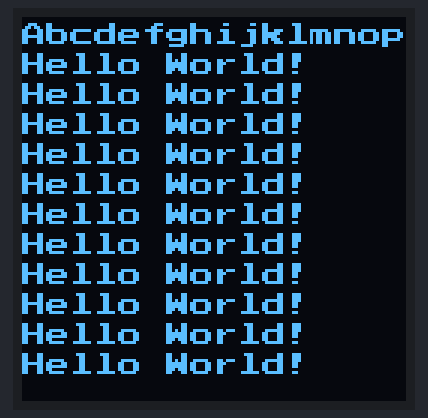
This sketch was run on a simulated Arduino Uno, built with avr-gcc and run on an emulated ATmega328P. On the bench: 128×128 one-colour display.

Above: at 3.6 s.

The sketch:

test_oled.ino
```cpp
#include <Arduino.h>
#include <U8g2lib.h>
#include <SPI.h>
#include <Wire.h>
#include "Symbols.h"

U8G2_SH1107_SEEED_128X128_1_SW_I2C u8g2(U8G2_R0, /* clock=*/ SCL, /* data=*/ SDA, /* reset=*/ U8X8_PIN_NONE);

void setup(void) {
  u8g2.begin();
}

void loop(void) {
  u8g2.firstPage();
  do {
    u8g2.setFont(u8g2_font_pressstart2p_8f);
    u8g2.drawStr(0,10,"Abcdefghijklmnop");
    u8g2.drawStr(0,20,"Hello World!");
    u8g2.drawStr(0,30,"Hello World!");
    u8g2.drawStr(0,40,"Hello World!");
    u8g2.drawStr(0,50,"Hello World!");
    u8g2.drawStr(0,60,"Hello World!");
    u8g2.drawStr(0,70,"Hello World!");
    u8g2.drawStr(0,80,"Hello World!");
    u8g2.drawStr(0,90,"Hello World!");
    u8g2.drawStr(0,100,"Hello World!");
    u8g2.drawStr(0,110,"Hello World!");
    u8g2.drawStr(0,120,"Hello World!");

  } while ( u8g2.nextPage() );
}
```

Source omitted: Symbols.h (data table, 1496 bytes)
